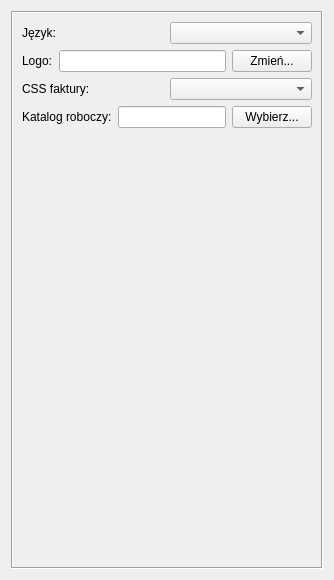
     <widget class="QWidget" name="TabPage_General">
      <attribute name="title">
       <string>Ogólne</string>
      </attribute>
      <layout class="QGridLayout" name="layout">
       <item row="0" column="0">
        <widget class="QFrame" name="frame">
         <property name="frameShape">
          <enum>QFrame::Box</enum>
         </property>
         <property name="frameShadow">
          <enum>QFrame::Sunken</enum>
         </property>
         <layout class="QVBoxLayout" name="verticalLayout_6">
          <item>
           <layout class="QHBoxLayout" name="_3">
            <item>
             <widget class="QLabel" name="labelLanguage">
              <property name="text">
               <string>Język:</string>
              </property>
              <property name="wordWrap">
               <bool>false</bool>
              </property>
              <property name="buddy">
               <cstring>comboBoxLanguage</cstring>
              </property>
             </widget>
            </item>
            <item>
             <widget class="QComboBox" name="comboBoxLanguage"/>
            </item>
           </layout>
          </item>
          <item>
           <layout class="QHBoxLayout" name="_5">
            <item>
             <widget class="QLabel" name="labelLogo">
              <property name="text">
               <string>Logo:</string>
              </property>
              <property name="wordWrap">
               <bool>false</bool>
              </property>
              <property name="buddy">
               <cstring>lineEditLogo</cstring>
              </property>
             </widget>
            </item>
            <item>
             <widget class="QLineEdit" name="lineEditLogo"/>
            </item>
            <item>
             <widget class="QPushButton" name="pushButtonChooseLogo">
              <property name="text">
               <string>Zmień...</string>
              </property>
             </widget>
            </item>
           </layout>
          </item>
          <item>
           <layout class="QHBoxLayout" name="_6">
            <item>
             <widget class="QLabel" name="labelCSS">
              <property name="text">
               <string>CSS faktury: </string>
              </property>
              <property name="wordWrap">
               <bool>false</bool>
              </property>
              <property name="buddy">
               <cstring>comboBoxCSS</cstring>
              </property>
             </widget>
            </item>
            <item>
             <widget class="QComboBox" name="comboBoxCSS"/>
            </item>
           </layout>
          </item>
          <item>
           <layout class="QHBoxLayout" name="_7">
            <item>
             <widget class="QLabel" name="labelWorkDir">
              <property name="text">
               <string>Katalog roboczy:</string>
              </property>
              <property name="wordWrap">
               <bool>false</bool>
              </property>
              <property name="buddy">
               <cstring>lineEditWorkDir</cstring>
              </property>
             </widget>
            </item>
            <item>
             <widget class="QLineEdit" name="lineEditWorkDir">
              <property name="text">
               <string/>
              </property>
             </widget>
            </item>
            <item>
             <widget class="QPushButton" name="pushButtonWorkDir">
              <property name="text">
               <string>Wybierz...</string>
              </property>
             </widget>
            </item>
           </layout>
          </item>
          <item>
           <spacer name="spacer1">
            <property name="orientation">
             <enum>Qt::Vertical</enum>
            </property>
            <property name="sizeType">
             <enum>QSizePolicy::Expanding</enum>
            </property>
            <property name="sizeHint" stdset="0">
             <size>
              <width>20</width>
              <height>430</height>
             </size>
            </property>
           </spacer>
          </item>
         </layout>
        </widget>
       </item>
      </layout>
     </widget>
